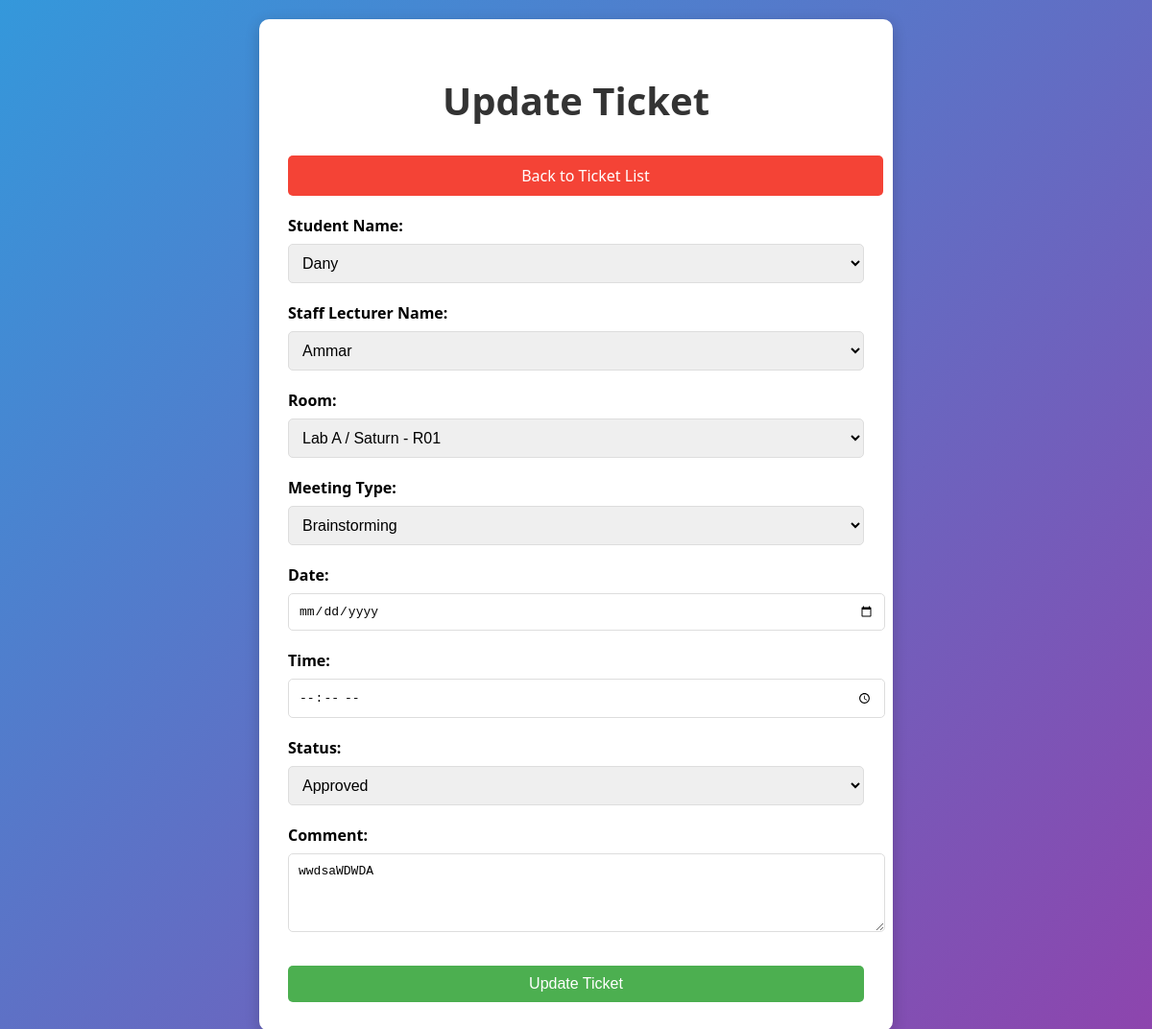
Page /homepage/tickets/update/4/ on the committed database.
### college/models.py (models this page shows, shortened)
class Ticket(models.Model):
    studentID = models.ForeignKey(Student, on_delete=models.CASCADE)
    slID = models.ForeignKey(Staff_Lecturer, on_delete=models.CASCADE)
    roomID = models.ForeignKey(Room, on_delete=models.CASCADE)
    meetingType = models.ForeignKey(MeetingType, on_delete=models.CASCADE, null=True)
    date = models.DateField()
    time = models.TimeField()
    status = models.CharField(max_length=10, null=True)
    comment = models.TextField(max_length=100, null=True)

class Student(models.Model):
    studentID = models.CharField(max_length=20, primary_key=True)
    studentName = models.CharField(max_length=100)
    studentAge = models.IntegerField()
    studentEmail = models.CharField(max_length=50, null=True)
    studentPS = models.CharField(max_length=50, null=True)

class Staff_Lecturer(models.Model):
    slID = models.CharField(max_length=20, primary_key=True)
    slName = models.CharField(max_length=100)
    slAge = models.IntegerField()
    slEmail = models.CharField(max_length=50)
    slPS = models.CharField(max_length=50, null=True)
    slStatus = models.CharField(max_length=10)

class Room(models.Model):
    roomID = models.CharField(max_length=10, primary_key=True)
    roomBlock = models.CharField(max_length=15)
    roomCapacity = models.IntegerField()

class MeetingType(models.Model):
    typeID = models.CharField(max_length=10, primary_key=True)
    typeName = models.CharField(max_length=50)
    description = models.TextField(max_length=200, null=True)

### college/views.py (the view, shortened to what this page needs)
# urls.py: path('tickets/update/<int:ticket_id>/', views.update_ticket, name='update_ticket'),  # Add this line
def update_ticket(request, ticket_id):
    ticket = get_object_or_404(Ticket, id=ticket_id)
    students = Student.objects.all()
    lecturers = Staff_Lecturer.objects.all()
    rooms = Room.objects.all()
    meeting_types = MeetingType.objects.all()
    return render(request, 'ticketing_update.html', {
        'ticket': ticket,
        'students': students,
        'lecturers': lecturers,
        'rooms': rooms,
        'meeting_types': meeting_types,
    })

### college/templates/ticketing_update.html (shortened to what this page needs)
<!DOCTYPE html>
<html lang="en">
<head>
</head>
<body>
    <div class="container">
        <h1>Update Ticket</h1>
        <a href="{% url 'ticket_list_student' %}" class="back-link">Back to Ticket List</a>
        <form method="POST" action="{% url 'update_ticket' ticket.id %}">
            <div class="form-group">
                <label for="studentID">Student Name:</label>
                <select name="studentID" id="studentID" required>
                    {% for student in students %}
                        <option value="{{ student.studentID }}" {% if student.studentID == ticket.studentID.studentID %}selected{% endif %}>{{ student.studentName }}</option>
                    {% endfor %}
                </select>
            </div>
            <div class="form-group">
                <label for="slID">Staff Lecturer Name:</label>
                <select name="slID" id="slID" required>
                    {% for lecturer in lecturers %}
                        <option value="{{ lecturer.slID }}" {% if lecturer.slID == ticket.slID.slID %}selected{% endif %}>{{ lecturer.slName }}</option>
                    {% endfor %}
                </select>
            </div>
            <div class="form-group">
                <label for="roomID">Room:</label>
                <select name="roomID" id="roomID" required>
                    {% for room in rooms %}
                        <option value="{{ room.roomID }}" {% if room.roomID == ticket.roomID.roomID %}selected{% endif %}>{{ room.roomBlock }} - {{ room.roomID }}</option>
                    {% endfor %}
                </select>
            </div>
            <div class="form-group">
                <label for="meetingType">Meeting Type:</label>
                <select name="meetingType" id="meetingType" required>
                    {% for meeting in meeting_types %}
                        <option value="{{ meeting.typeID }}" {% if meeting.typeID == ticket.meetingType.typeID %}selected{% endif %}>{{ meeting.typeName }}</option>
                    {% endfor %}
                </select>
            </div>
            <div class="form-group">
                <label for="date">Date:</label>
                <input type="date" name="date" id="date" value="{{ ticket.date }}" required>
            </div>
            <div class="form-group">
                <label for="time">Time:</label>
                <input type="time" name="time" id="time" value="{{ ticket.time }}" required>
            </div>
            <div class="form-group">
                <label for="status">Status:</label>
                <select id="status" name="status" required>
                    <option value="Approved" {% if ticket.status == "Approved" %}selected{% endif %}>Approved</option>
                </select>
            </div>
            <div class="form-group">
                <label for="comment">Comment:</label>
                <textarea name="comment" id="comment" rows="4">{{ ticket.comment }}</textarea>
            </div>
            <button type="submit">Update Ticket</button>
        </form>
    </div>
</body>
</html>

### college/templates/ticketing_update.html (style rules this page uses)
body { font-family: 'Segoe UI', Tahoma, Geneva, Verdana, sans-serif; background: linear-gradient(135deg, #3498db, #8e44ad); min-height: 100vh; display: flex; align-items: center; justify-content: center; margin: 0; padding: 20px; }
.container { max-width: 600px; width: 100%; padding: 30px; border-radius: 10px; background-color: #fff; box-shadow: 0 4px 15px rgba(0, 0, 0, 0.2); }
h1 { color: #333; text-align: center; margin-bottom: 30px; font-size: 2.5em; }
.form-group { margin-bottom: 20px; }
label { display: block; margin-bottom: 8px; font-weight: bold; }
input, select, textarea { width: 100%; padding: 10px; border: 1px solid #ddd; border-radius: 5px; font-size: 1em; transition: border-color 0.3s; }
button { width: 100%; padding: 10px; background-color: #4CAF50; color: white; border: none; border-radius: 5px; cursor: pointer; font-size: 1em; transition: background 0.3s; margin-top: 10px; }
.back-link { display: inline-block; margin-bottom: 20px; padding: 10px; background-color: #f44336; color: white; text-decoration: none; border-radius: 5px; text-align: center; width: 100%; transition: background 0.3s; }

### rows in the picture
Ticket: studentID "Dany", slID "Ammar", roomID "Lab A / Saturn - R01", meetingType "Brainstorming", status "Approved", comment "wwdsaWDWDA"
